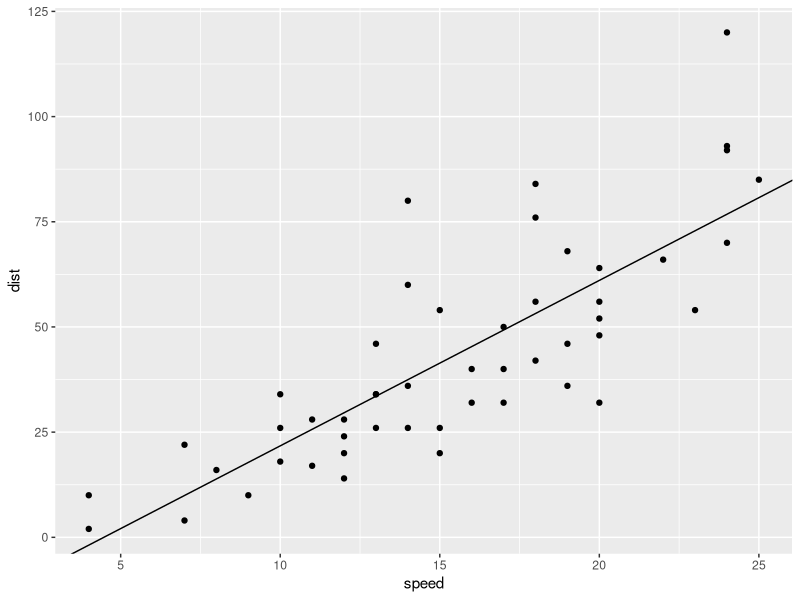
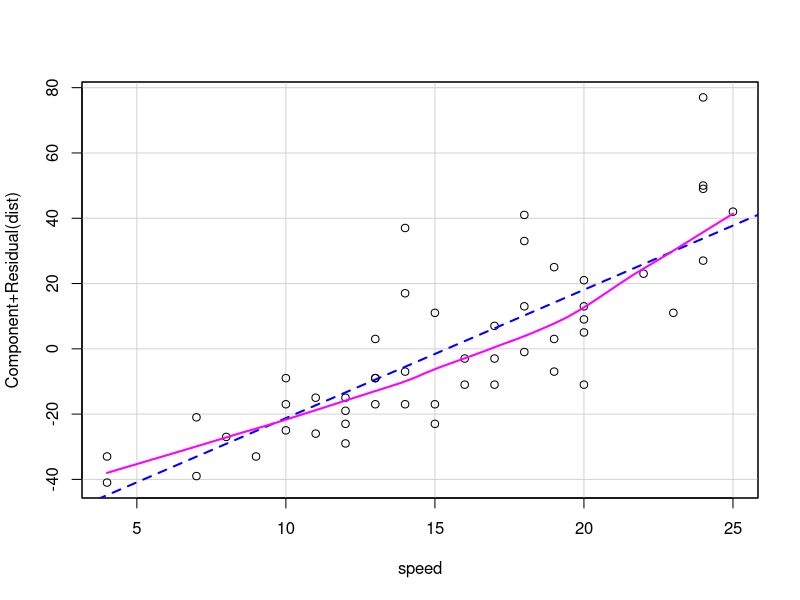
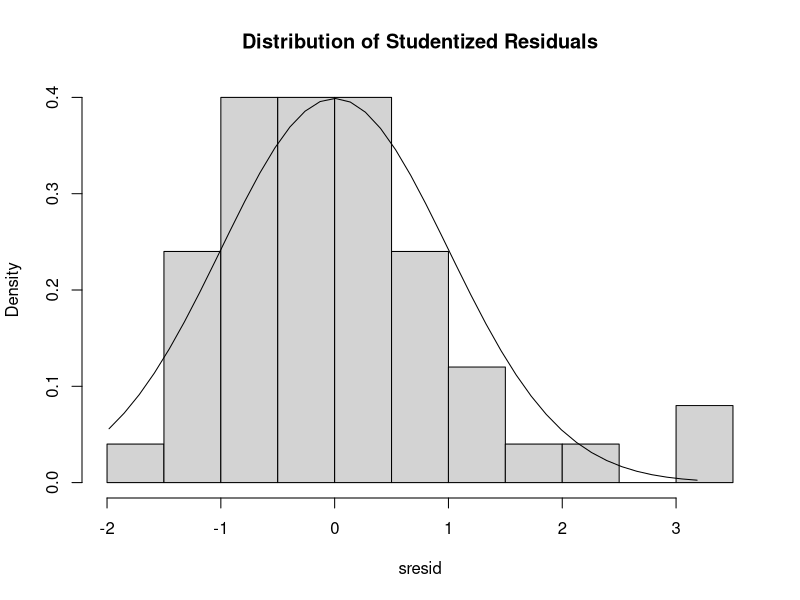
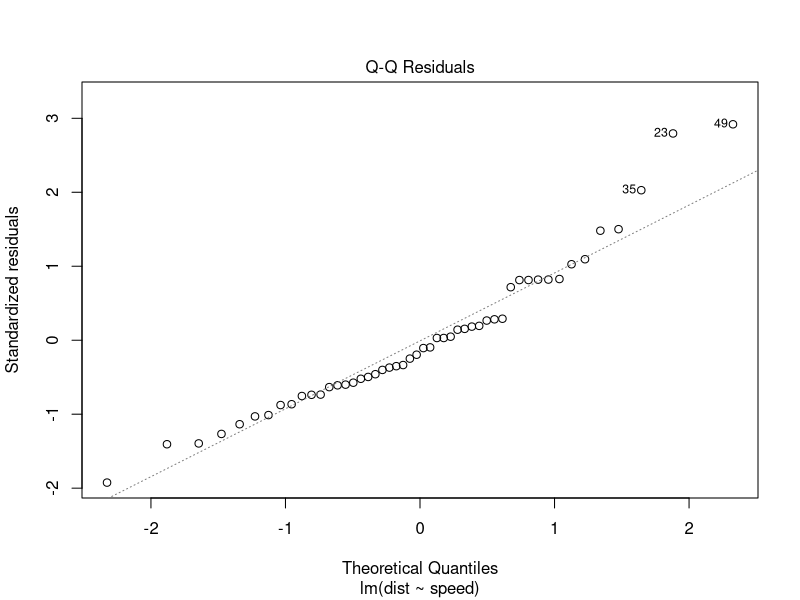
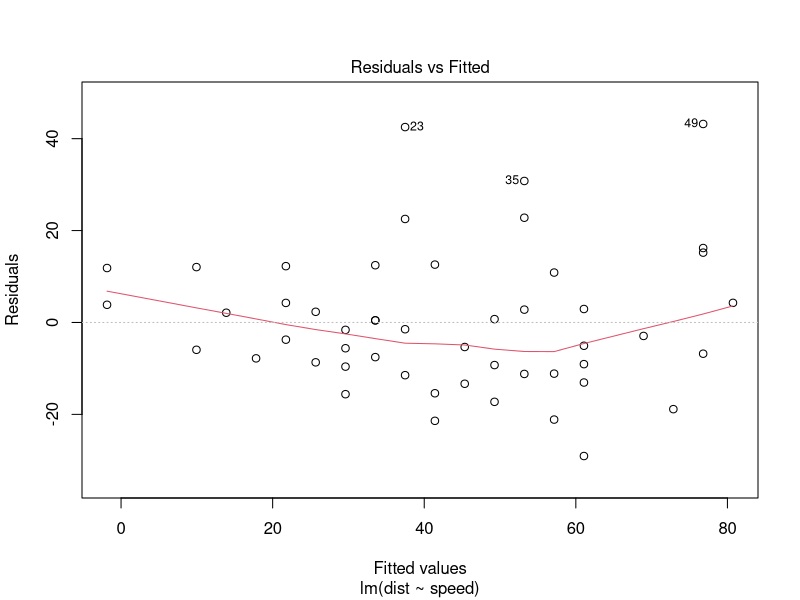

These figures' R source, in order: (Note: this script raises an error after producing the figures.)
## ---- chunk 1
knitr::opts_chunk$set(
                      warning = FALSE
                      ,error = FALSE
                      ,message = FALSE
                      ,tidy = TRUE
                      #,cache = TRUE
                      )
## ---- chunk 2
packages <- c("prettydoc", "dplyr", "ggplot2", "datasets", "gvlma", "MASS", "lmtest", "car")
installed_and_loaded <- function(pkg){
  #CODE SOURCE: https://gist.github.com/stevenworthington/3178163
  new.pkg <- pkg[!(pkg %in% installed.packages()[, "Package"])]
  if (length(new.pkg)) 
    install.packages(new.pkg, dependencies = TRUE)
  sapply(pkg, require, character.only = TRUE, quietly = TRUE, warn.conflicts = FALSE)
}
#excute function and display the loaded packages
data.frame(installed_and_loaded(packages))
## ---- chunk 3
cars_df <- cars
glimpse(cars_df)
## ---- chunk 4
cars_model <- lm(dist ~ speed, cars_df)
summary(cars_model)

intercept <- coef(cars_model)[1]
slope <- coef(cars_model)[2]
## ---- chunk 5
a <- ggplot(cars_model, aes(speed, dist))
a + geom_point() + geom_abline(slope = slope, intercept = intercept, show.legend=TRUE)
## ---- chunk 6
crPlots(cars_model)
## ---- chunk 7
sresid <- studres(cars_model) 
hist(sresid, freq=FALSE, breaks = 10,
     main="Distribution of Studentized Residuals")
xfit<-seq(min(sresid),max(sresid),length=40) 
yfit<-dnorm(xfit) 
lines(xfit, yfit)
## ---- chunk 8
plot(cars_model, which = 2)
## ---- chunk 9
plot(cars_model, which = 1)
ncvTest(cars_model) 
## ---- chunk 10
durbinWatsonTest(cars_model)
## ---- chunk 11
gvlma(cars_model)
plot(gvlma(cars_model))
